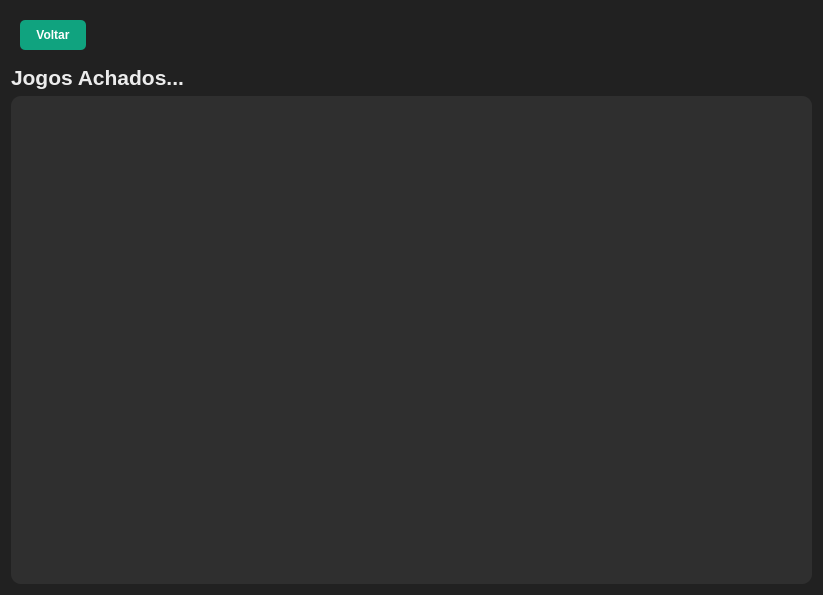
<?xml version="1.0" encoding="UTF-8"?>
<ui version="4.0">
 <class>Form</class>
 <widget class="QWidget" name="Form">
  <property name="geometry">
   <rect>
    <x>0</x>
    <y>0</y>
    <width>823</width>
    <height>595</height>
   </rect>
  </property>
  <property name="windowTitle">
   <string>Form</string>
  </property>
  <property name="styleSheet">
   <string notr="true">background-color: #212121; 
border-radius: 10px;</string>
  </property>
  <layout class="QGridLayout" name="gridLayout_2">
   <item row="0" column="0">
    <widget class="QFrame" name="frame">
     <property name="frameShape">
      <enum>QFrame::Shape::StyledPanel</enum>
     </property>
     <property name="frameShadow">
      <enum>QFrame::Shadow::Raised</enum>
     </property>
     <layout class="QGridLayout" name="gridLayout">
      <item row="0" column="0">
       <layout class="QHBoxLayout" name="horizontalLayout">
        <item>
         <widget class="QPushButton" name="voltar_pushButton">
          <property name="styleSheet">
           <string notr="true">QPushButton {
                background-color: #10a37f;
                color: white;
                border: none;
                padding: 8px 16px;
                border-radius: 5px;
                font-weight: bold;
            }

 QPushButton:hover {
                background-color: #0d816a;
		}</string>
          </property>
          <property name="text">
           <string>Voltar</string>
          </property>
         </widget>
        </item>
        <item>
         <spacer name="direita_horizontalSpacer">
          <property name="orientation">
           <enum>Qt::Orientation::Horizontal</enum>
          </property>
          <property name="sizeHint" stdset="0">
           <size>
            <width>40</width>
            <height>20</height>
           </size>
          </property>
         </spacer>
        </item>
       </layout>
      </item>
     </layout>
    </widget>
   </item>
   <item row="1" column="0">
    <layout class="QVBoxLayout" name="verticalLayout">
     <item>
      <widget class="QLabel" name="jogos_achados_label">
       <property name="styleSheet">
        <string notr="true">color: #ECECEC;</string>
       </property>
       <property name="text">
        <string>&lt;html&gt;&lt;head/&gt;&lt;body&gt;&lt;p&gt;&lt;span style=&quot; font-size:16pt; font-weight:700;&quot;&gt;Jogos Achados...&lt;/span&gt;&lt;/p&gt;&lt;/body&gt;&lt;/html&gt;</string>
       </property>
      </widget>
     </item>
     <item>
      <widget class="QListWidget" name="lista_listWidget">
       <property name="styleSheet">
        <string notr="true">background-color: #2f2f2f;
border-radius: 10px;
font-weight: 700; 
color: #ECECEC;
</string>
       </property>
      </widget>
     </item>
    </layout>
   </item>
  </layout>
 </widget>
 <resources/>
 <connections/>
</ui>
